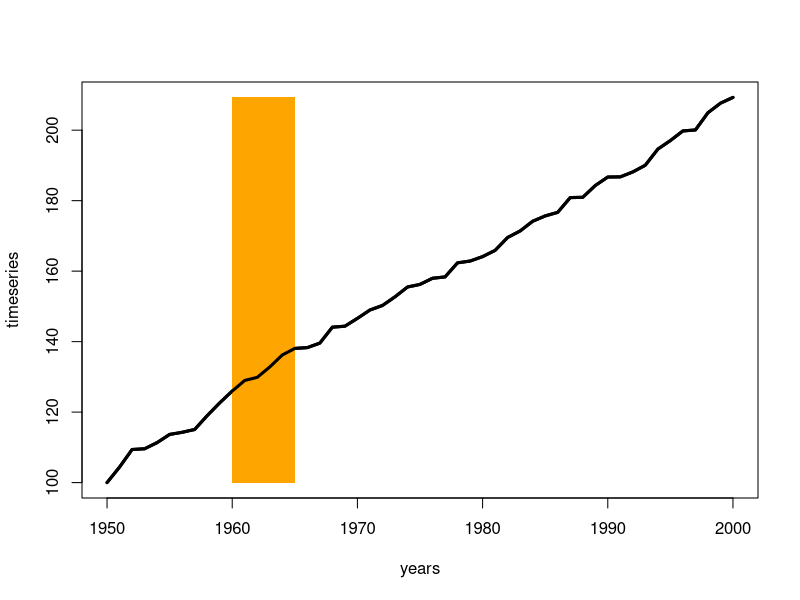

Here is the R script that generated this plot:


# Goal: Display of a macroeconomic time-series, with a filled colour
#       bar showing a recession.

years <- 1950:2000
timeseries <- cumsum(c(100, runif(50)*5))
hilo <- range(timeseries)
plot(years, timeseries, type="l", lwd=3)
# A recession from 1960 to 1965 --
polygon(x=c(1960,1960, 1965,1965),
        y=c(hilo, rev(hilo)),
        density=NA, col="orange", border=NA)
lines(years, timeseries, type="l", lwd=3) # paint again so line comes on top

# alternative method -- though not as good looking --
# library(plotrix)
# gradient.rect(1960, hilo[1], 1965, hilo[2],
#               reds=c(0,1), greens=c(0,0), blues=c(0,0),
#               gradient="y")

